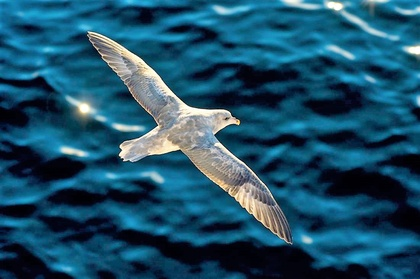
%> input picture 180040030_180050054_180100013_180050016_Final_Project/FlowVisualisation/code/bird.jpg, 420 x 279 px, shrunk from 1100 x 732 before the run
$ octave --eval "myMask;"   (GNU Octave 9; MATLAB toolbox functions it lacks are replaced by stand-ins)
%> lines starting %> are read from the running program, lines starting %| are printed output that depends on the picture; in (x1, y1, x2, y2) boxes, pixels count from 0 and x2, y2 are one past the last pixel; in counts of white or black regions, pixels touching at a corner belong together; the program's own positions count from 1
function[] = myMask()
    I = imread("../data/bird.jpg");
%> I is the input picture: size 279x420x3 uint8; mean R, G, B 28.5, 80.4, 105.5
    disp(size(I));
%|    279   420     3
    I1 = rgb2gray(I);
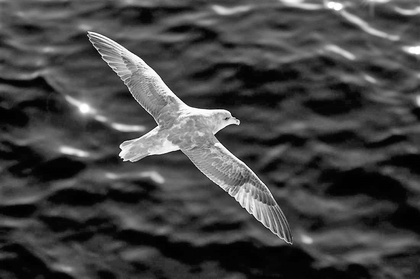
%> I1: size 279x420 uint8; min 0, max 255, mean 67.7
    edges = edge(I1,'approxcanny',[0.1 0.99]);
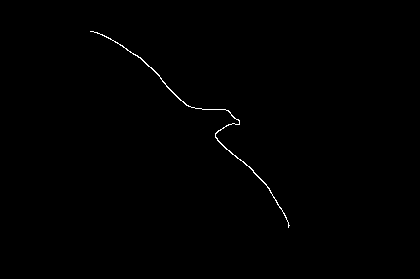
%> edges: size 279x420 logical; 0.35% white in thin lines or dots, all inside (x1, y1, x2, y2) = (90, 31, 290, 228)
    figure, imshow(mat2gray(I));
    se = strel('disk',10);
    I2 = imclose(edges,se);
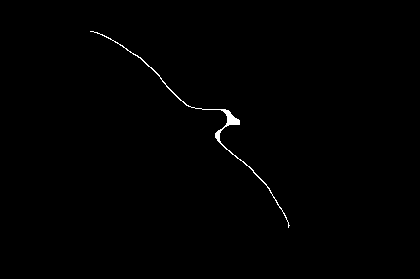
%> I2: size 279x420 logical; 0.47% white; 1 white region, box (x1, y1, x2, y2) and area: (90, 31, 290, 228) 550
    I4 = imfill(I2,'holes');
    disp(size(I4));
%|    279   420
    disp(size(I));
%|    279   420     3
    [m,n,~] = size(I);
%> m = 279; n = 420
    I3 = zeros(m,n);
    for i = 1:m
        for j = 1:n
            I3(i,j) = 1 - I4(i,j);
        end
    end
    mask = zeros(m,n);
    mask1 = zeros(m,n);
    for i = 1:m
        for j = 1:n
               mask(i,j) = I4(i,j);
               mask1(i,j) = 1 - I4(i,j);
        end
    end
    %figure, imshow(edges);
    %figure, imshow(I2);
    masked = I .* uint8(mask);
    masked1 = I .* uint8(mask1);
    figure, imshow(mask);
    disp(size(mask));
%|    279   420
    figure, imshow(masked);
    figure, imshow(masked1);


% [9 lines of commented-out code are left out]


%> (the run ends here)
